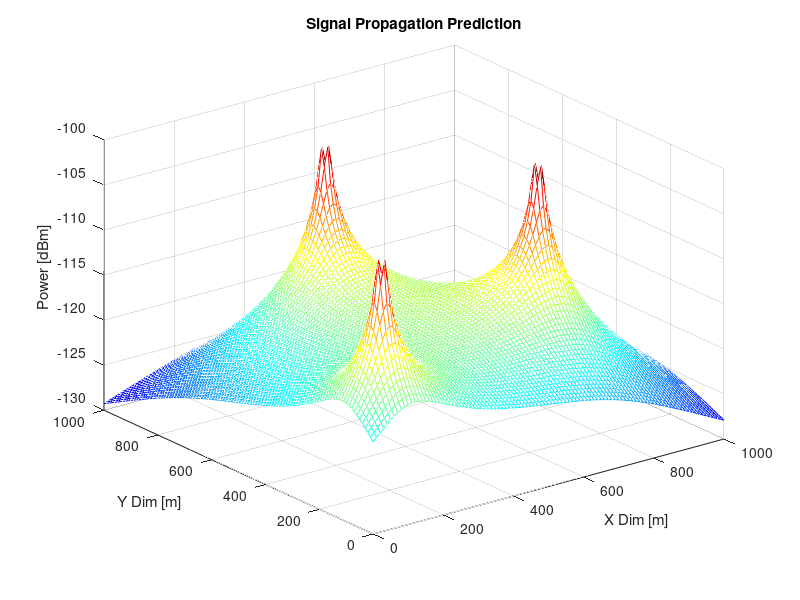
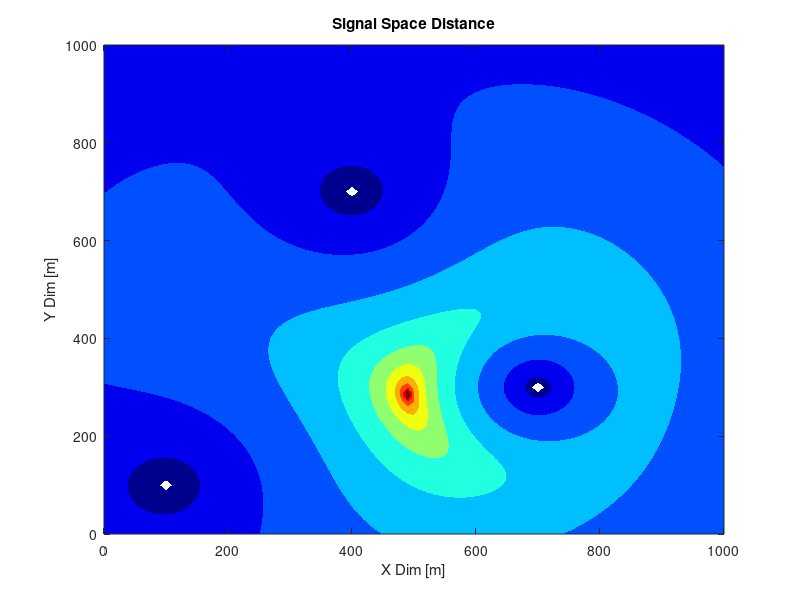

Recreate these plots in MATLAB, in order.
function [dbm1, dbm2, dbm3, dbmall, signal_space_dist] = propagationM()
    R1 = [100 100]; R2 = [300 700]; R3 = [700 400]; % coorditanes of the stations [m]
    modelrange = [0 : 10 : 1000]; % grid size
    dbm1 = zeros(length(modelrange), length(modelrange));
    dbm2 = zeros(length(modelrange), length(modelrange));
    dbm3 = zeros(length(modelrange), length(modelrange));
    dbmall = zeros(length(modelrange), length(modelrange));
    Rmean = 300; % mean distance from the cell tower
    measurement = [-119.3 -106.9 -119.0]; % our measurement
    signal_space_dist = zeros(length(modelrange), length(modelrange));
    
    for i = 1 : 1 : length(modelrange) % for every position in the grid
        for j = 1 : 1 : length(modelrange)
        
            % compute the distance from the 3 cell towers at position i, j
            d1 = sqrt((R1(1) - modelrange(i)) ^ 2 + (R1(2) - modelrange(j)) ^ 2);
            d2 = sqrt((R2(1) - modelrange(i)) ^ 2 + (R2(2) - modelrange(j)) ^ 2);
            d3 = sqrt((R3(1) - modelrange(i)) ^ 2 + (R3(2) - modelrange(j)) ^ 2);
        
            % compute the signal strength at position i, j
            dbm1(i, j) = -113 - 40 * log10(d1 / Rmean);
            dbm2(i, j) = -113 - 40 * log10(d2 / Rmean);
            dbm3(i, j) = -113 - 40 * log10(d3 / Rmean);
        
            % mean signal strength from the 3 cell towers
            dbmall(i, j) = mean([dbm1(i, j), dbm2(i, j), dbm3(i, j)]);
            
            % get the eucledean signal space distance between prediction and the masurement
            signal_space_dist(i, j) = sqrt((measurement(1) - dbm1(i, j)) ^ 2 + (measurement(2) - dbm2(i, j)) ^ 2 + (measurement(3) - dbm3(i, j)) ^ 2);                                 
        end
    end
    
    figure % plot prediction
    mesh(modelrange, modelrange, dbmall)
    colormap jet;
    xlabel('X Dim [m]')
    ylabel('Y Dim [m]')
    zlabel('Power [dBm]')
    ylim([0 1000]);
    xlim([0 1000]);
    zlim([-130 -100]);
    title('Signal Propagation Prediction');
    
    figure % plot signal space distance
    [C, h] = contourf(modelrange, modelrange, log(1 ./ signal_space_dist));
    colormap jet;
    set(h, 'ShowText','off')
    set(h, 'LineColor','none')
    xlabel('X Dim [m]')
    ylabel('Y Dim [m]')
    title('Signal Space Distance');
end
        
